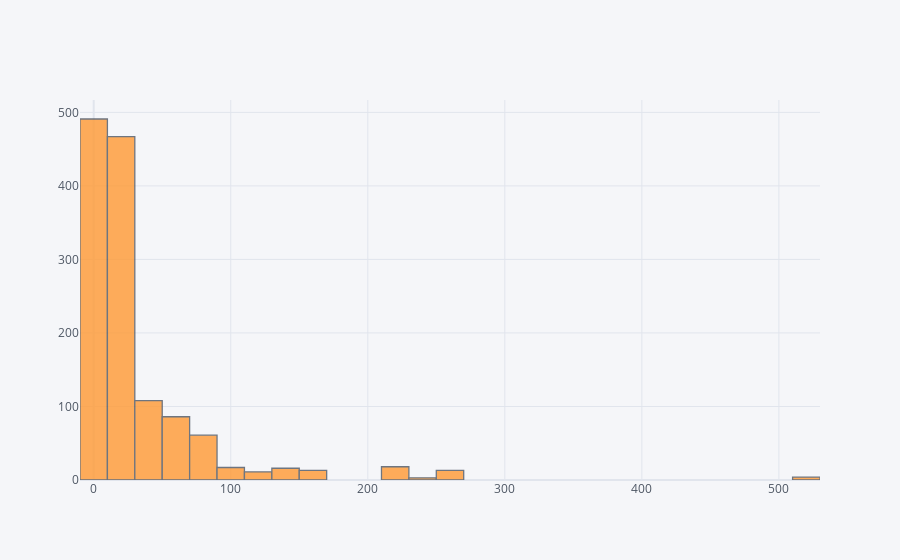

Notebook code cell kept with this figure:
### Code cell
import cufflinks as cf
cf.go_offline()
df['fare'].iplot(kind='hist', bins=30) #cheap tickets are sold the most as we had seen most passangers were from third class

### Figure 1 — Plotly figure (JSON) as saved in the notebook; plotly's stock layout.template omitted (floating-point values rounded to 4 significant figures; data arrays with more than 128 entries replaced by an {"elided": "..."} marker saying what was removed)
{"data": [{"histfunc": "count", "histnorm": "", "marker": {"color": "rgba(255, 153, 51, 1.0)", "line": {"color": "#4D5663", "width": 1.3}}, "name": "fare", "nbinsx": 30, "opacity": 0.8, "orientation": "v", "type": "histogram", "x": {"elided": "1310 float values"}}], "layout": {"barmode": "overlay", "legend": {"bgcolor": "#F5F6F9", "font": {"color": "#4D5663"}}, "paper_bgcolor": "#F5F6F9", "plot_bgcolor": "#F5F6F9", "title": {"font": {"color": "#4D5663"}}, "xaxis": {"gridcolor": "#E1E5ED", "showgrid": true, "tickfont": {"color": "#4D5663"}, "title": {"font": {"color": "#4D5663"}, "text": ""}, "zerolinecolor": "#E1E5ED"}, "yaxis": {"gridcolor": "#E1E5ED", "showgrid": true, "tickfont": {"color": "#4D5663"}, "title": {"font": {"color": "#4D5663"}, "text": ""}, "zerolinecolor": "#E1E5ED"}}}
